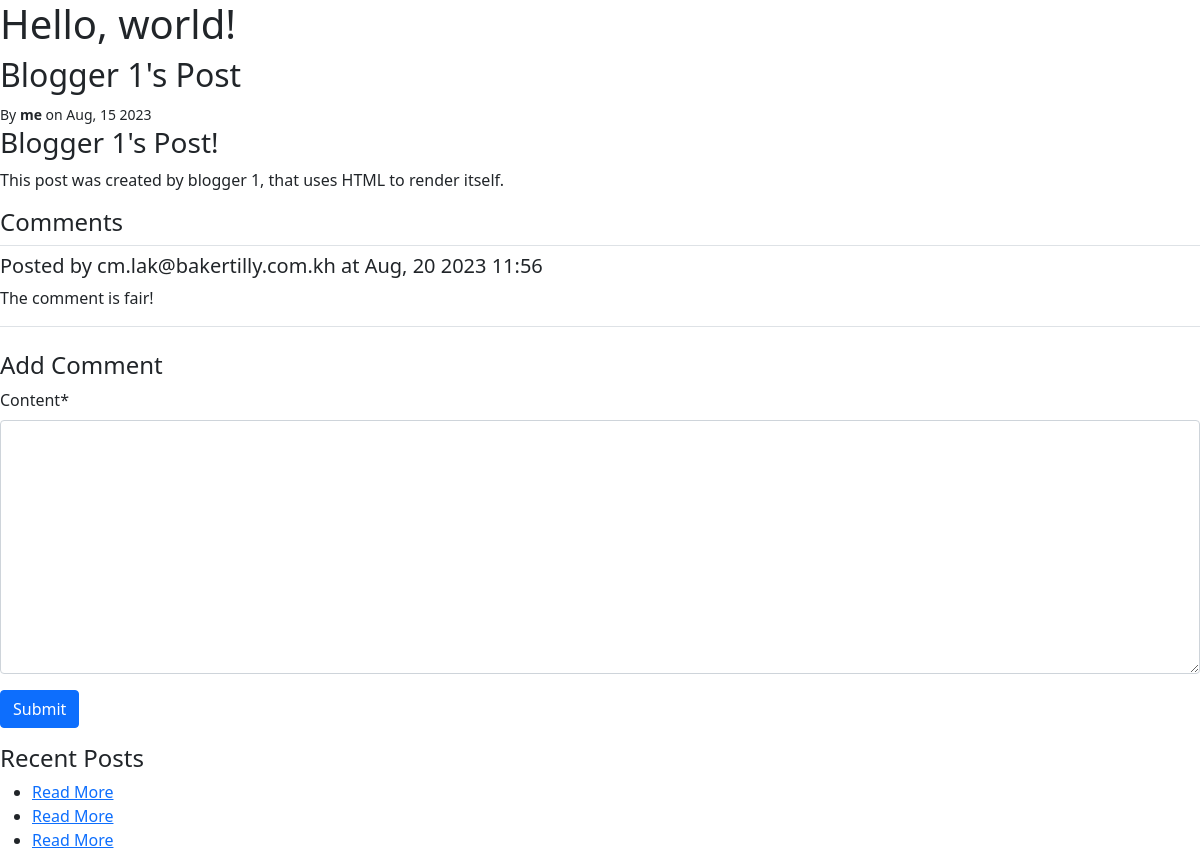
The app's page /post/blogger-1s-post/ (signed in) with its own data.
### blog/models.py (models this page shows, shortened)
class Post(models.Model):
    author = models.ForeignKey(settings.AUTH_USER_MODEL,on_delete=models.PROTECT)
    created_at = models.DateTimeField(auto_now_add=True)
    modified_at = models.DateTimeField(auto_now=True)
    published_at = models.DateTimeField(blank=True, null=True)
    title = models.TextField(max_length=100)
    slug = models.SlugField()
    summary = models.TextField(max_length=500)
    content = models.TextField()
    tags = models.ManyToManyField(Tag, related_name="posts")
    comments = GenericRelation(Comment)

class Comment(models.Model):
	creator = models.ForeignKey(settings.AUTH_USER_MODEL,on_delete=models.CASCADE)
	content = models.TextField()
	content_type = models.ForeignKey(ContentType,on_delete=models.CASCADE)
	object_id = models.PositiveIntegerField()
	content_object = GenericForeignKey("content_type","object_id")
	created_at = models.DateTimeField(auto_now_add=True)
	modified_at = models.DateTimeField(auto_now=True)

### blog/views.py (the view)
# urls.py: path("post/<slug>/", blog.views.post_detail, name="blog-post-detail") ,
def post_detail(request, slug):
    post = get_object_or_404(Post, slug=slug)
    if request.user.is_active:
        if request.method == "POST":
            comment_form = CommentForm(request.POST)
            if comment_form.is_valid():
                comment = comment_form.save(commit=False)
                comment.content_object = post
                comment.creator = request.user
                comment.save()
                return redirect(request.path_info)
        else:
            comment_form = CommentForm()
    else:
        comment_form = None
    return render(request, "blog/post-detail.html", {"post": post,"comment_form": comment_form})

### blog/forms.py
class CommentForm(forms.ModelForm):
    class Meta:
        model = Comment
        fields = ["content"]
    def __init__(self, *args, **kwargs):
        super(CommentForm, self).__init__(*args, **kwargs)
        self.helper = FormHelper()
        self.helper.add_input(Submit('submit', 'Submit'))

### blog/templatetags/blog_extras.py (called while the page is built, shortened)
@register.filter
def author_details(author, current_user=None):
    if not isinstance(author, user_model):
        return ""
    if author == current_user:
        return format_html("<strong>me</strong>")

@register.simple_tag
def row(extra_classes=''):
    return format_html('<div class="row {}">', extra_classes)

@register.simple_tag
def endrow():
    return format_html("</div>")

@register.simple_tag
def col(extra_classes=''):
    return format_html('<div class="col {}">',extra_classes)

@register.simple_tag
def endcol():
    return format_html('</div>')

@register.inclusion_tag("blog/post-list.html")
def recent_posts(post):
    posts = Post.objects.exclude(pk=post.pk)[:5]
    return {"title": "Recent Posts", "posts": posts}

### templates/blog/post-detail.html
{% extends "base.html" %}
{% load blog_extras %}
{% block content %}
<h2>{{ post.title }}</h2>
{% row %}
    <div class="col">
        {% include "blog/post-byline.html" %}
    </div>
{% endrow %}
{% row %}
    <div class="col">
        {{ post.content|safe }}
    </div>
{% endrow %}
{% include "blog/post-comments.html" %}
{% row %}
    {% col %}
        {% recent_posts post %}
    {% endcol %}
{% endrow %}
{% endblock %}

### templates/blog/post-byline.html
{% load blog_extras %}
<small>
    By {{ post.author|author_details:request.user }} on {{post.published_at|date:"M, d Y" }}
</small>

### templates/blog/post-comments.html
{% load blog_extras %}
{% load blog_extras crispy_forms_tags %}
<h4>Comments</h4>
{% for comment in post.comments.all %}
{% row "border-top pt-2" %}
    {% col %}
        <h5>Posted by {{ comment.creator }} at {{comment.created_at|date:"M, d Y h:i" }}</h5>
    {% endcol %}
{% endrow %}
{% row "border-bottom" %}
    {% col %}
        <p>{{ comment.content }}</p>
    {% endcol %}
{% endrow %}
{% empty %}
{% row "border-top border-bottom" %}
    {% col %}
        <p>No comments.</p>
    {% endcol %}
{% endrow %}
{% endfor %}
{% if request.user.is_active %}
{% row "mt-4" %}
    {% col %}
        <h4>Add Comment</h4>
        {% crispy comment_form %}
    {% endcol %}
{% endrow %}
{% endif %}

### templates/blog/post-list.html
<h4>{{ title }}</h4>
<ul>
{% for post in posts %}
    <li><a href="{% url "blog-post-detail" post.slug %}">Read More</a></li>
{% endfor %}
</ul>

### records on screen
Post: title "Blogger 1's Post", author|author_details "me", published_at "Aug, 15 2023", content "Blogger 1's Post! This post was created by blogger 1, that uses HTML to render itself."
Comment: creator "cm.lak@bakertilly.com.kh", created_at "Aug, 20 2023 11:56", content "The comment is fair!"

### other values on screen
{{ title }} "Recent Posts"
